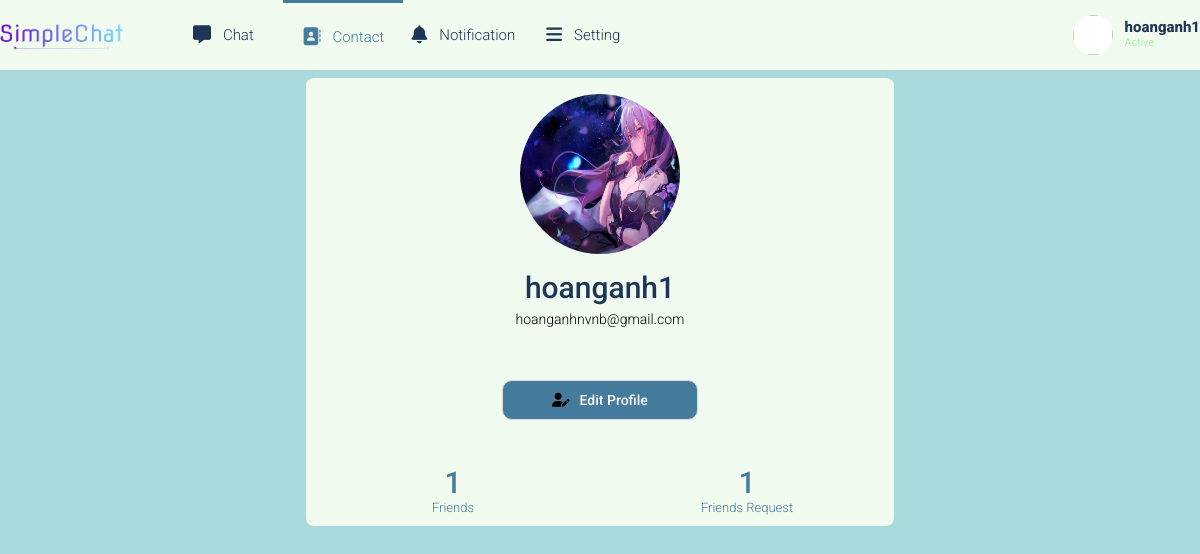
The app's page /users/profile/2/ (signed in) with its own data.
### user/models.py (models this page shows, shortened)
class CustomUser(AbstractUser):
    create_date = models.DateTimeField(verbose_name=_("created date"), auto_now_add=True)
    profile_image = models.ImageField(max_length=255, upload_to=get_profile_image_path
                                      , null=True, blank=True, default=get_default_profile_image_path)
    gender = models.CharField(max_length=30, choices=GENDER_CHOICES, null=True, blank=True)
    is_online = models.BooleanField(default=False)

### user/views.py (the view)
# urls.py: path('profile/<int:user_id>/', UserProfileView.as_view(), name='user_profile'),
class UserProfileView(UserBaseView):
    def get(self, request, user_id):
        context = {}
        RELATIONSHIP = 1
        try:
            user_auth_friend_list, created = FriendList.objects.get_or_create(user=request.user)
            user_request_list = None
            user_profile = CustomUser.objects.get(pk=user_id) # this user in profile page
            user_profile_friend_list, created = FriendList.objects.get_or_create(user=user_profile)
            if request.user.id == user_id:
                RELATIONSHIP = 0
                user_profile_friend_list = user_auth_friend_list
                user_request_list = RequestFriend.objects.filter(receiver=request.user, is_active=True)
            elif user_auth_friend_list.is_mutual_friend(user_profile):
                RELATIONSHIP = 1
            else:
                RELATIONSHIP = 2
            context = {
                'user_profile': user_profile,
                'RELATIONSHIP': RELATIONSHIP,
                'user_friend_list': user_profile_friend_list.friends.all(),
                'user_request_list': user_request_list,
            }
            return render(request, 'accounts/profile.html', context)
        except CustomUser.DoesNotExist:
            return HttpResponse("User does not exist")

### templates/accounts/profile.html (shortened to what this page needs)
{% extends "base.html" %}
{% load static %}
{% load widget_tweaks %}
{% block cssblock %}
    <link rel="stylesheet" href="{% static 'css/profile.css' %}?version=1">
{% endblock cssblock %}
{% block header %}
    {% include 'pages/header.html' %}
{% endblock header %}
{% block content %}
<div class="container-profile">
    <div class="grid">
        <div class="grid__row">
            <div class="grid__col-3"></div>
            <div class="grid__col-6">
                <div class="profile">
                    <img src="{{ user_profile.profile_image.url }}" alt="" class="profile__img">
                    <div class="profile__info">
                        <p class="profile__info-username">{{ user_profile.username }}</p>
                        <p class="profile__info-email">{{ user_profile.email }}</p>
                    </div>
                    <div class="profile__action">
                        <form class="profile__action" action="{% url 'friends:friend_action' user_profile.pk %}" method="post">
                            {% if RELATIONSHIP == 0 %}
                                <button name="profile_action" value="edit_profile" class="btn btn--with-icon">
                                    <i class=".btn--icon-img fa-solid fa-user-pen"></i>
                                    <p class="btn--icon-text">Edit Profile</p>
                                </button>
                            {% endif %}
                        </form>
                    </div>
                    <div class="profile__extra">
                        <a href="javascript:void(0);" class="profile__extra-link" id="friend_list_btn">
                            <p class="profile__extra-link__count">
                                {{user_friend_list.count}}
                            </p>
                            <p class="profile__extra-link__title">
                                Friends
                            </p>
                        </a>
                        {% if RELATIONSHIP == 0  %}
                            <a href="javascript:void(0);" class="profile__extra-link" id="request_list_btn">
                                <p class="profile__extra-link__count">
                                    {{user_request_list.count}}
                                </p>
                                <p class="profile__extra-link__title">
                                    Friends Request
                                </p>
                            </a>
                        {% endif %}
                    </div>
                </div>
            </div>
            <div class="grid__col-3">
            </div>
        </div>
    </div>
</div>
{% endblock content %}

### templates/pages/header.html (shortened to what this page needs)
{% load static %}
<header class="header">
    <div class="grid">
        <nav class="header__navbar">
            <div class="header__navbar-left">
                <div class="header__navbar-logo">
                    <a href="{% url 'chatroom:home' %}" class="header__navbar-logo-link">
                        <img class="header__navbar-logo-img" src="{% static 'img/simplechat-logo.png' %}" alt="Logo web">
                    </a>
                </div>
                <ul class="header__navbar-list header__navbar-menu">
                    <li id="navbar-chat" class="header__navbar-item">
                        <a href="{% url 'chatroom:home' %}" class="header__navbar-item-link">
                            <i class="header__navbar-item-logo fa-solid fa-message"></i>
                            Chat
                        </a>
                    </li>
                    <li id="navbar-contact" class="header__navbar-item">
                        <a href="{% url 'friends:friend_list' %}" class="header__navbar-item-link">
                            <i class="header__navbar-item-logo fa-solid fa-address-book"></i>
                            Contact
                        </a>
                    </li>
                    <li id="navbar-notification" class="header__navbar-item">
                        <a href="#" class="header__navbar-item-link">
                            <i class="header__navbar-item-logo fa-solid fa-bell"></i>
                            Notification
                        </a>
                    </li>
                    <li id="navbar-setting" class="header__navbar-item">
                        <a href="#" class="header__navbar-item-link">
                            <i class="header__navbar-item-logo fa-solid fa-bars"></i>
                            Setting
                        </a>
                    </li>
                </ul>
            </div>
            <div class="header__navbar-right">
                {% if user.is_authenticated %}
                    <img class="header__navbar-item-link header__navbar-profile-avatar" alt="">
                    <div id="header-profile-menu" class="header__navbar-profile">
                        <span class="header__navbar-item-link header__navbar-profile-username">{{request.user.username}}</span>
                        <p class="header__navbar-profile-status">Active</p>
                    </div>
                {% endif %}
            </div>
        </nav>
    </div>
</header>

### static/css/base.css (style rules this page uses)
:root { --white-color: #f8f9fa; --black-color: #000; --text-color: #d9d9d9; --primary-color: #a2d2ff; --no-focus-color: #a8dadc; --warning-color: #ef233c; --header-height: 70px; --bg-color-b: #457b9d; --bg-color: #a8dadc; --card-color: #f1faee; --text-b-color: #1d3557; --input-color: rgba(168, 218, 220, .5); --main-chat-color: #E63946; --active-color: #457b9d; --hover-color: rgba(69, 123, 157, .3); }
* { box-sizing: inherit; }
html { font-size: 62.5%; line-height: 1.6rem; font-family: 'Roboto', sans-serif; box-sizing: border-box; }
.grid { width: 1200px; max-width: 100%; margin: 0 auto; }
.grid__row { display: flex; flex-wrap: wrap; margin-left: -12px; margin-right: -12px; }
.grid__col-3 { padding-left: 12px; padding-right: 12px; width: 25%; }
.grid__col-6 { padding-left: 12px; padding-right: 12px; width: 50%; }
.header { height: var(--header-height); background-color: var(--card-color); }
.header__navbar { display: flex; justify-content: space-between; height: var(--header-height); }
.header__navbar-left { display: flex; align-items: center; justify-content: flex-start; flex-grow: 1; }
.header__navbar-right { display: inline-flex; justify-content: center; flex-wrap: nowrap; align-items: center; }
.header__navbar-logo, .header__navbar-logo-link, .header__navbar-logo-img { height: 30px; width: auto; }
.header__navbar-list { list-style: none; }
.header__navbar-menu { height: 100%; display: flex; align-items: center; }
.header__navbar-item { position: relative; height: 100%; flex: 1 0; width: 120px; }
.header__navbar-menu .header__navbar-item { box-sizing: border-box; }
.header__navbar-item, .header__navbar-item-link { text-decoration: none; font-size: 1.5rem; display: inline-flex; color: var(--text-b-color); font-weight: 300; align-items: center; justify-content: center; transition: .25s ease; }
.header__navbar-item--active { border-top: 3px solid var(--active-color); }
.header__navbar-item--active .header__navbar-item-link { color: var(--active-color); }
.header__navbar-item-logo { font-size: 1.8rem; margin: 0 12px 0 0; }
.header__navbar-profile { display: flex; flex-direction: column; align-items: flex-start; margin-left: 12px; cursor: pointer; }
.header__navbar-profile-avatar { width: 40px; border-radius: 50%; box-sizing: border-box; border: 0px solid; background-size: cover; background-repeat: no-repeat; background-position: center; height: 40px; background-color: white; }
.header__navbar-profile-username { font-weight: 800; color: var(--text-b-color); }
.header__navbar-profile-status { margin: 0; color: lightgreen; font-weight: 300; font-size: 1.1rem; }
.btn { min-width: 150px; height: 40px; width: 350px; max-width: 100%; border: none; border-radius: 10px; text-decoration: none; font-size: 1.4rem; font-weight: 500; cursor: pointer; }
.btn.btn--with-icon { border: 1px solid var(--text-color); display: flex; flex-direction: row; justify-content: center; align-items: center; margin: 0 auto; background-color: var(--active-color); }
.btn--icon-text { margin-left: 10px; color: var(--white-color); }

### records on screen
CustomUser: user.username "hoanganh1", profile_image (picture), username "hoanganh1", email "hoanganhnvnb@gmail.com"

### other values on screen
{{ user_friend_list.count }} "1"
{{ user_request_list.count }} "1"
